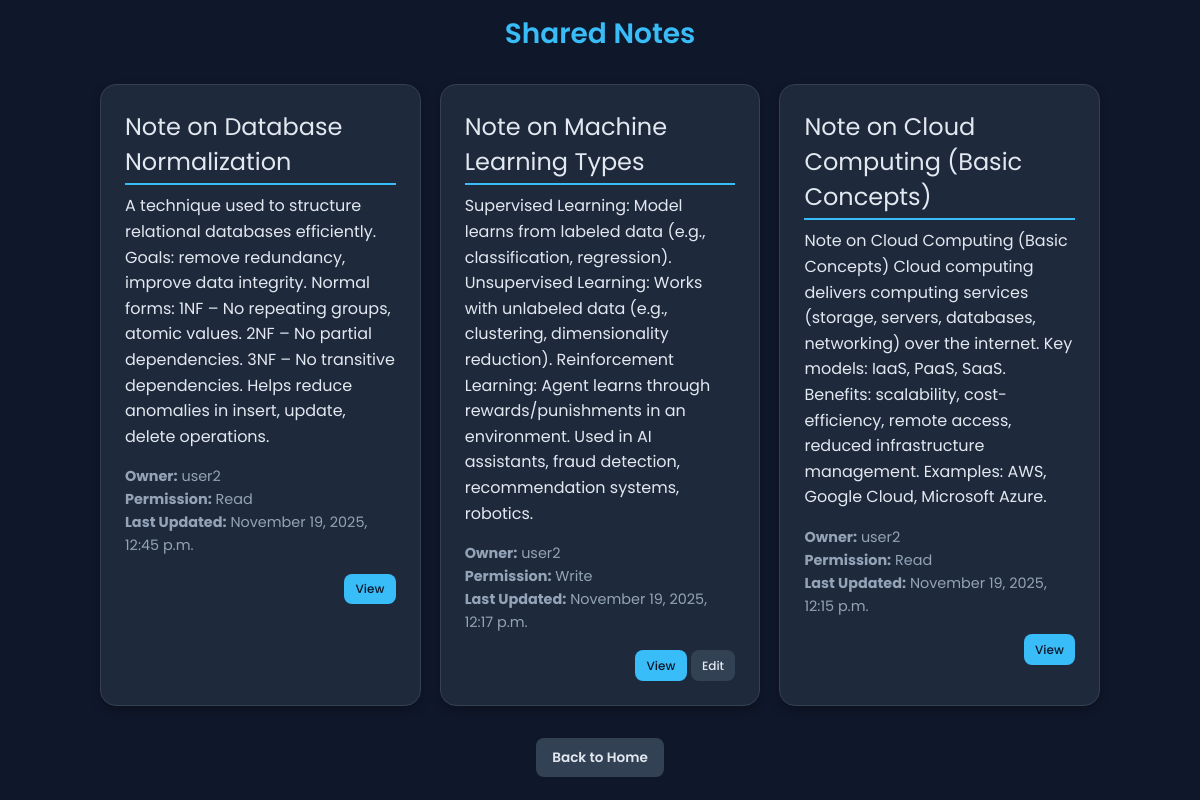
Page /notes/shared/ (signed in) on the committed database.
### notes/models.py (models this page shows, shortened)
class Note(models.Model):
    owner = models.ForeignKey(User, on_delete=models.CASCADE)  # Not nullable
    folder = models.ForeignKey(Folder, on_delete=models.SET_NULL, null=True, blank=True)  # Nullable
    title = models.CharField(max_length=200, null=True, blank=True)
    content = models.TextField(null=True, blank=True)
    is_deleted = models.BooleanField(default=False)  # For recycle bin
    deleted_at = models.DateTimeField(null=True, blank=True)
    created_at = models.DateTimeField(auto_now_add=True)
    updated_at = models.DateTimeField(auto_now=True)
    def can_user_edit(self, user):
        return self.owner == user or self.shares.filter(user=user, permission='write').exists()

class NoteShare(models.Model):
    PERMISSION_CHOICES = [
        ('read', 'Read Only'),
        ('write', 'Read and Write'),
    ]
    note = models.ForeignKey(Note, related_name='shares', on_delete=models.CASCADE)
    user = models.ForeignKey(User, on_delete=models.CASCADE)
    permission = models.CharField(max_length=10, choices=PERMISSION_CHOICES, default='read')
    shared_by = models.ForeignKey(User, related_name='shared_notes', on_delete=models.CASCADE)
    shared_at = models.DateTimeField(auto_now_add=True)
    class Meta:
        unique_together = ('note', 'user')

### notes/views.py (the view)
# urls.py: path('shared/', views.shared_notes, name='shared_notes'),
@login_required
def shared_notes(request):
    shared_notes = Note.objects.filter(shares__user=request.user).distinct()
    shared_notes_with_info = []
    for note in shared_notes:
        share = note.shares.filter(user=request.user).first()
        can_edit = note.can_user_edit(request.user)
        shared_notes_with_info.append({
            'note': note,
            'permission': share.permission if share else 'read',
            'can_edit': can_edit,
            'timestamp': note.updated_at
        })
    return render(request, 'notes/shared_notes.html', {'notes': shared_notes_with_info})

### notes/templates/notes/shared_notes.html (shortened to what this page needs)
<!DOCTYPE html>
<html lang="en">
<head>
</head>
<body>
  <div class="container">
    <h1>Shared Notes</h1>
    <div class="note-list">
      {% for item in notes %}
        <div class="note-card">
          <div class="note-title">{{ item.note.title }}</div>
          <div class="note-content">{{ item.note.content|truncatewords:50 }}</div>
          <div class="note-meta">
            <p><strong>Owner:</strong> {{ item.note.owner.username }}</p>
            <p><strong>Permission:</strong> {{ item.permission|title }}</p>
            <p><strong>Last Updated:</strong> {{ item.timestamp|date:"F j, Y, g:i a" }}</p>
          </div>
          <div class="actions">
            <a href="{% url 'view_shared_note' item.note.id %}" class="btn btn-primary btn-small">View</a>
            {% if item.can_edit %}
              <a href="{% url 'edit_shared_note' item.note.id %}" class="btn btn-secondary btn-small">Edit</a>
            {% endif %}
          </div>
        </div>
      {% empty %}
        <p>No shared notes.</p>
      {% endfor %}
    </div>
    <div style="text-align: center; margin-top: 2rem;">
      <a href="{% url 'notes_home' %}" class="btn btn-secondary">Back to Home</a>
    </div>
  </div>
</body>
</html>

### notes/templates/notes/shared_notes.html (style rules this page uses)
:root { --bg-dark: #0f172a; --bg-medium: #1e293b; --border-light: #334155; --text-light: #e2e8f0; --text-medium: #94a3b8; --brand-blue: #38bdf8; --brand-blue-hover: #7dd3fc; --danger-red: #f43f5e; --danger-red-hover: #fb7185; }
* { box-sizing: border-box; margin: 0; padding: 0; }
body { font-family: 'Poppins', sans-serif; background: var(--bg-dark); color: var(--text-light); }
.container { max-width: 1400px; margin: 0 auto; padding: 0 1rem; }
h1, h2, h3 { font-weight: 600; line-height: 1.3; }
h1 { color: var(--brand-blue); font-size: 1.75rem; text-align: center; margin-top: 1rem; }
p { color: var(--text-medium); font-size: 0.9rem; line-height: 1.6; }
a { text-decoration: none; color: var(--brand-blue); }
.btn { display: inline-block; padding: 0.6rem 1rem; border: none; border-radius: 8px; text-decoration: none; font-size: 0.85rem; font-weight: 600; transition: all 0.2s ease; cursor: pointer; }
.btn-primary { background: var(--brand-blue); color: var(--bg-dark); }
.btn-secondary { background: var(--border-light); color: var(--text-light); }
.btn-small { padding: 0.4rem 0.7rem; font-size: 0.75rem; font-weight: 500; }
.note-list { display: flex; flex-direction: column; gap: 1.2rem; max-width: 1000px; margin: 2rem auto; }
.note-card { background: var(--bg-medium); border-radius: 16px; padding: 1.5rem; border: 1px solid var(--border-light); box-shadow: 0 4px 10px rgba(0,0,0,0.25); transition: all 0.2s ease; }
.note-title { font-size: 1.5rem; margin-bottom: 0.5rem; border-bottom: 2px solid var(--brand-blue); padding-bottom: 0.25rem; }
.note-content { line-height: 1.6; margin-bottom: 1rem; }
.note-meta { font-size: 0.9rem; color: var(--text-medium); margin-bottom: 1rem; }
.actions { text-align: right; }
@media (min-width: 640px) { .container { padding: 0 1.5rem; } }
@media (min-width: 768px) { .note-list { display: grid; grid-template-columns: repeat(auto-fill, minmax(320px, 1fr)); } }
@media (min-width: 1024px) { .container { padding: 0 2rem; } }

### rows in the picture
Note: note "Note on Database Normalization", note.content "A technique used to structure relational databases efficiently. Goals: remove redundancy, improve data integrity. Normal forms: 1NF – No repeating groups, atomic values. 2NF – No partial dependencies. 3NF – No transitive dependencies. Helps reduce anomalies in insert, update, delete operations.", note.owner.username "user2", permission "Read", timestamp "November 19, 2025, 12:45 p.m."
Note: note "Note on Machine Learning Types", note.content "Supervised Learning: Model learns from labeled data (e.g., classification, regression). Unsupervised Learning: Works with unlabeled data (e.g., clustering, dimensionality reduction). Reinforcement Learning: Agent learns through rewards/punishments in an environment. Used in AI assistants, fraud detection, recommendation systems, robotics.", note.owner.username "user2", permission "Write", timestamp "November 19, 2025, 12:17 p.m.", shows "Edit"
Note: note "Note on Cloud Computing (Basic Concepts)", note.content "Note on Cloud Computing (Basic Concepts) Cloud computing delivers computing services (storage, servers, databases, networking) over the internet. Key models: IaaS, PaaS, SaaS. Benefits: scalability, cost-efficiency, remote access, reduced infrastructure management. Examples: AWS, Google Cloud, Microsoft Azure.", note.owner.username "user2", permission "Read", timestamp "November 19, 2025, 12:15 p.m."
